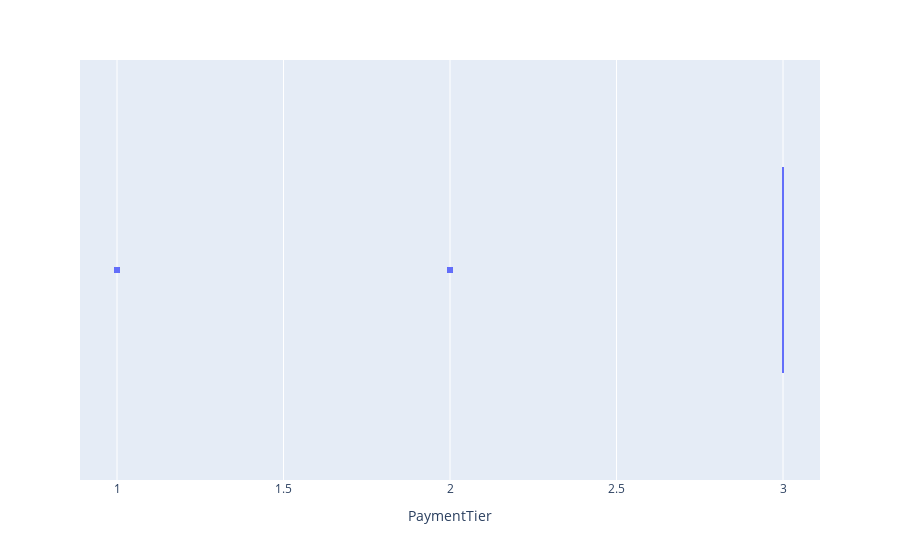

Notebook code for this chart:
### Code cell
px.box(data_frame=df , x ="PaymentTier")

### Figure 1 — Plotly figure (JSON) as saved in the notebook; plotly's stock layout.template omitted (floating-point values rounded to 4 significant figures; data arrays with more than 128 entries replaced by an {"elided": "..."} marker saying what was removed)
{"data": [{"alignmentgroup": "True", "hovertemplate": "PaymentTier=%{x}<extra></extra>", "legendgroup": "", "marker": {"color": "#636efa"}, "name": "", "notched": false, "offsetgroup": "", "orientation": "h", "showlegend": false, "type": "box", "x": {"elided": "4653 int values"}, "x0": " ", "xaxis": "x", "y0": " ", "yaxis": "y"}], "layout": {"boxmode": "group", "legend": {"tracegroupgap": 0}, "margin": {"t": 60}, "xaxis": {"anchor": "y", "domain": [0, 1], "title": {"text": "PaymentTier"}}, "yaxis": {"anchor": "x", "domain": [0, 1]}}}
